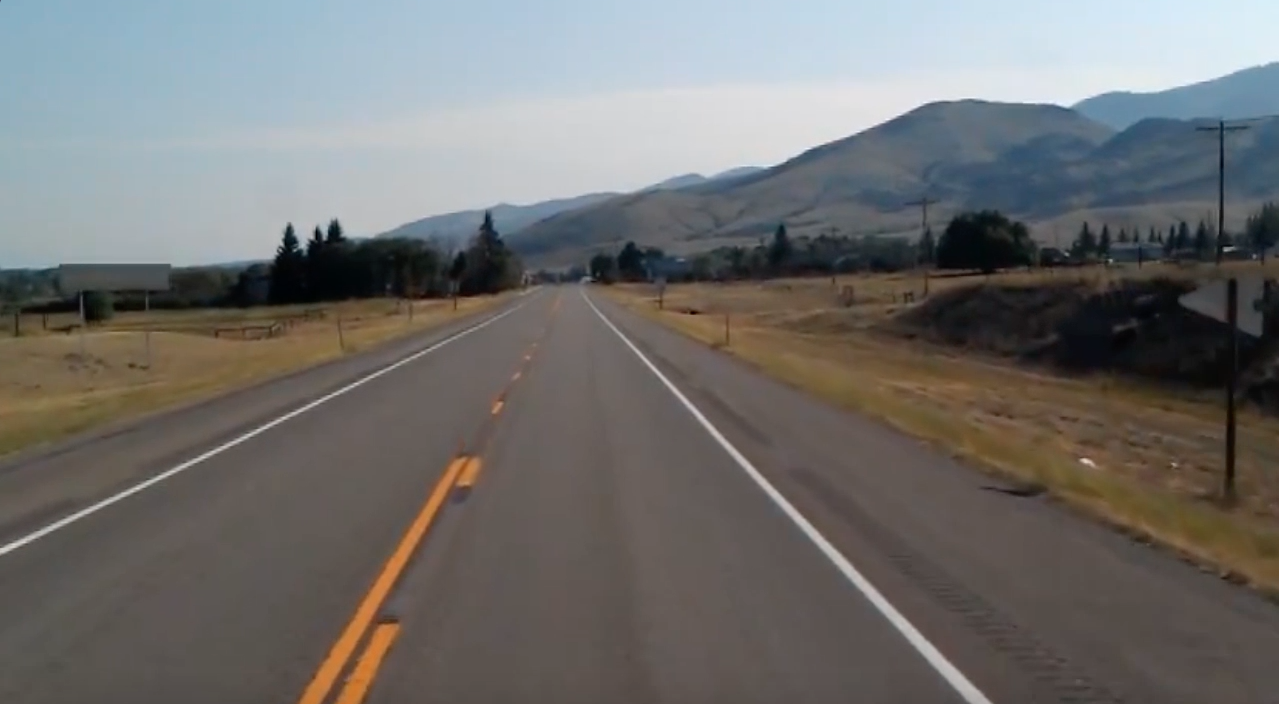
#> input picture images/road.jpg, 1279 x 704 px
$ jupyter execute 'lane detection.ipynb'
#> lines starting #> are read from the running program, lines starting #| are printed output that depends on the picture; after the words box and inside, x2 and y2 are one past the last pixel; in counts of white or black regions, pixels touching at a corner belong together
### Lane detection using hough transforms

[cell 1]
import cv2
import matplotlib.pyplot as plt
import numpy as np

[cell 2]
image = cv2.imread("images/road.jpg")
#> image is the input picture: shape (704, 1279, 3); mean B, G, R 109.7, 111.3, 112.3
plt.imshow(cv2.cvtColor(image, cv2.COLOR_BGR2RGB))

[cell 3]
gray = cv2.cvtColor(image, cv2.COLOR_BGR2GRAY)

[cell 4]
blur = cv2.GaussianBlur(gray, (5, 5), 0)
edges = cv2.Canny(blur, 50, 150)
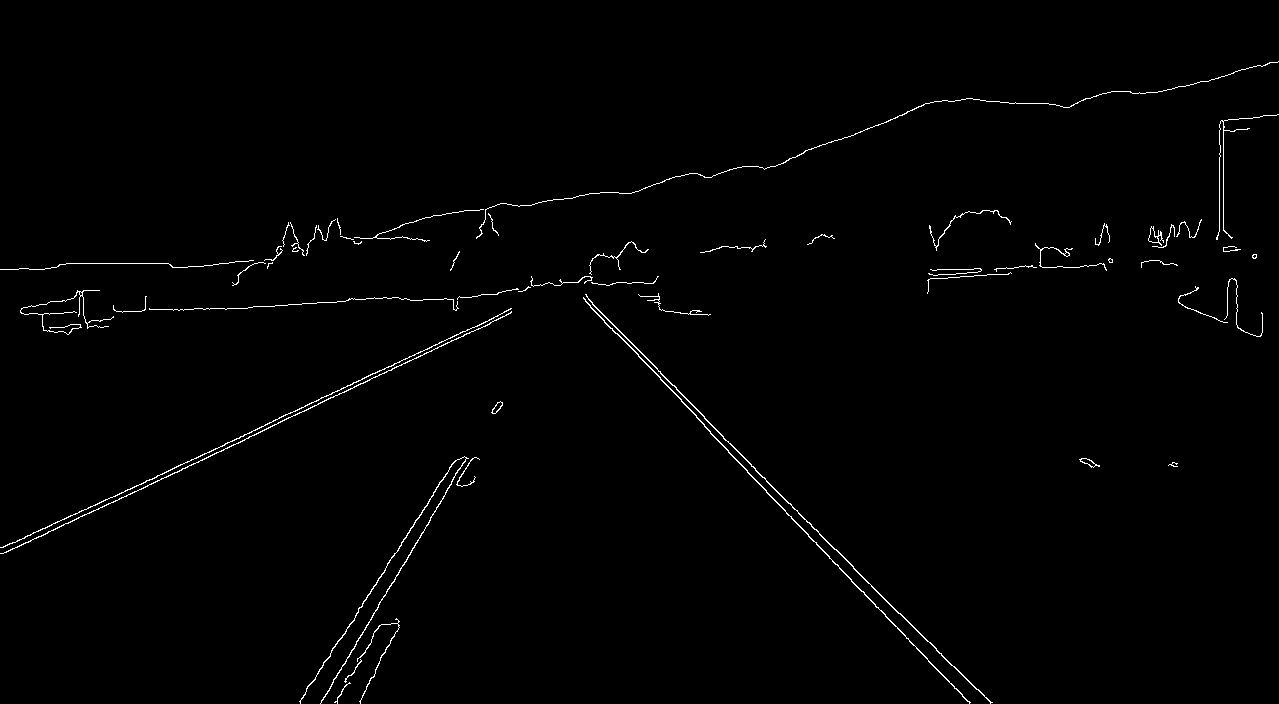
#> edges: shape (704, 1279); 0.98% white in thin lines or dots
plt.imshow(edges, cmap="gray")

[cell 5]
height = edges.shape[0]
#> height = 704
polygons = np.array([[(0,height), (1200, height), (600,300)]])
#> polygons = [[0, 704], [1200, 704], [600, 300]]
mask = np.zeros_like(edges)
cv2.fillPoly(mask, polygons,255)
#> mask: shape (704, 1279); 26.9% white; 1 white region, box (x1, y1, x2, y2) and area: (1, 300, 1200, 704) 242596
cropped= cv2.bitwise_and(edges, mask)
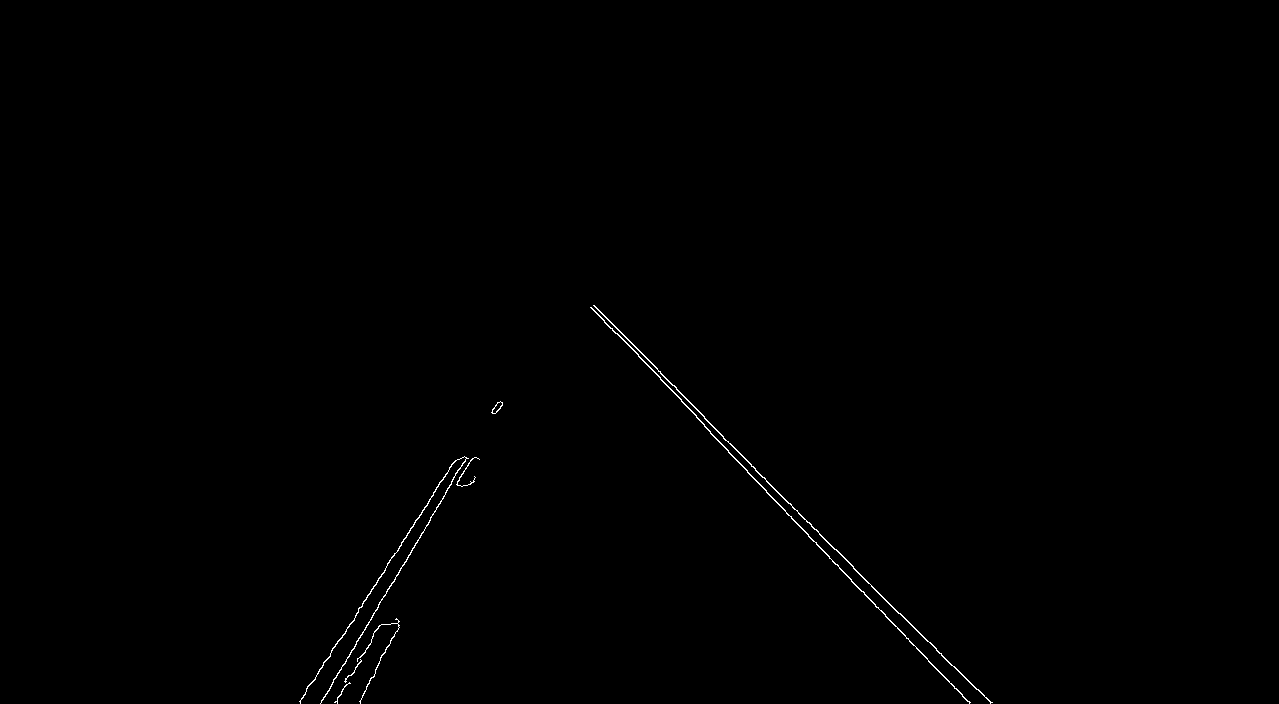
#> cropped: shape (704, 1279); 0.3% white in thin lines or dots, all inside (x1, y1, x2, y2) = (299, 305, 993, 704)

plt.imshow(cropped, cmap="gray")

[cell 6]
lines = cv2.HoughLines(cropped, rho=1, theta=np.pi/180, threshold =150)
#> lines = [[-202, 2.36], [-210, 2.37], [-204, 2.36], [636, 0.541], [-225, 2.39], [632, 0.576], [-217, 2.37], [-183, 2.34]]

[cell 7]
img = np.array(image)
if lines is not None:
    for line in lines:
        arr = np.array(line[0], dtype=np.float64)
        r, theta = arr
        a = np.cos(theta)
        b = np.sin(theta)
        x0 = a*r
        y0 = b*r
        x1 = int(x0 + 2000*(-b))
        y1 = int(y0 + 2000*(a))
        x2 = int(x0 - 2000*(-b))
        y2 = int(y0 - 2000*(a))

        cv2.line(img, (x1, y1), (x2, y2), (0, 0, 255), 2)
#> this loop made 8 passes
#> (r, theta, a, b, x0, y0, x1, y1) on passes 1 to 8: (-202, 2.36, -0.707, 0.707, 142.8, -142.8, -1271, -1557), (-210, 2.37, -0.719, 0.695, 151.1, -145.9, -1238, -1584), (-204, 2.36, -0.707, 0.707, 144.2, -144.2, -1269, -1558), (636, 0.541, 0.857, 0.515, 545.2, 327.6, -484, 2041), (-225, 2.39, -0.731, 0.682, 164.6, -153.4, -1199, -1616), (632, 0.576, 0.839, 0.545, 530, 344.2, -559, 2021), (-217, 2.37, -0.719, 0.695, 156.1, -150.7, -1233, -1589), (-183, 2.34, -0.695, 0.719, 127.1, -131.6, -1311, -1520)
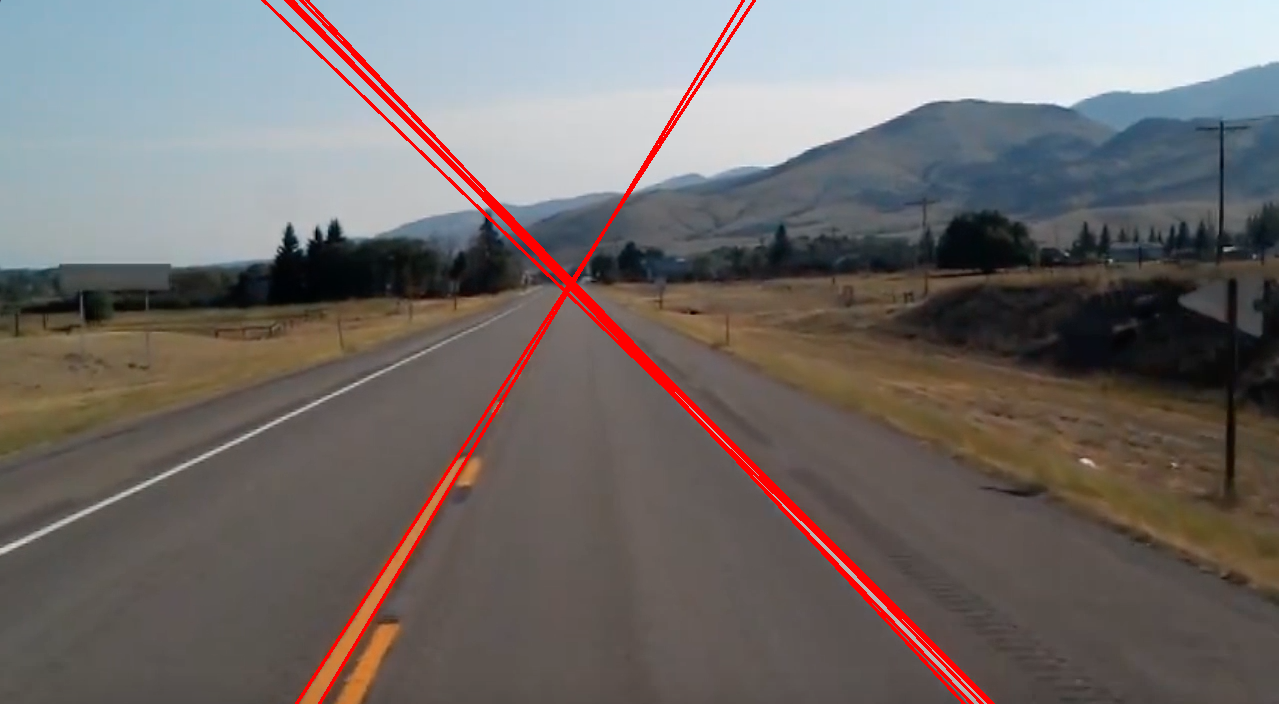
#> img: shape (704, 1279, 3); 2.04% of pixels changed, all inside (x1, y1, x2, y2) = (261, 0, 995, 704)

plt.imshow(cv2.cvtColor(img,cv2.COLOR_BGR2RGB))

[cell 8]
linesP = cv2.HoughLinesP(cropped, 1, np.pi / 180, 100, None, 40, 30)
#> linesP = [[723, 438, 898, 613], [710, 433, 970, 702], [320, 703, 467, 458], [594, 305, 676, 387], [766, 492, 969, 703], [658, 371, 853, 566], [306, 689, 455, 460], [591, 307, 704, 424], [300, 701, 433, 495], [704, 418, 951, 665], [930, 642, 990, 702]]

[cell 9]
img2 = np.array(image)
if linesP is not None:
    for i in range(0, len(linesP)):
        l = linesP[i][0]
        cv2.line(img2, (l[0], l[1]), (l[2], l[3]), (0,0,255), 3, cv2.LINE_AA)
#> this loop made 11 passes
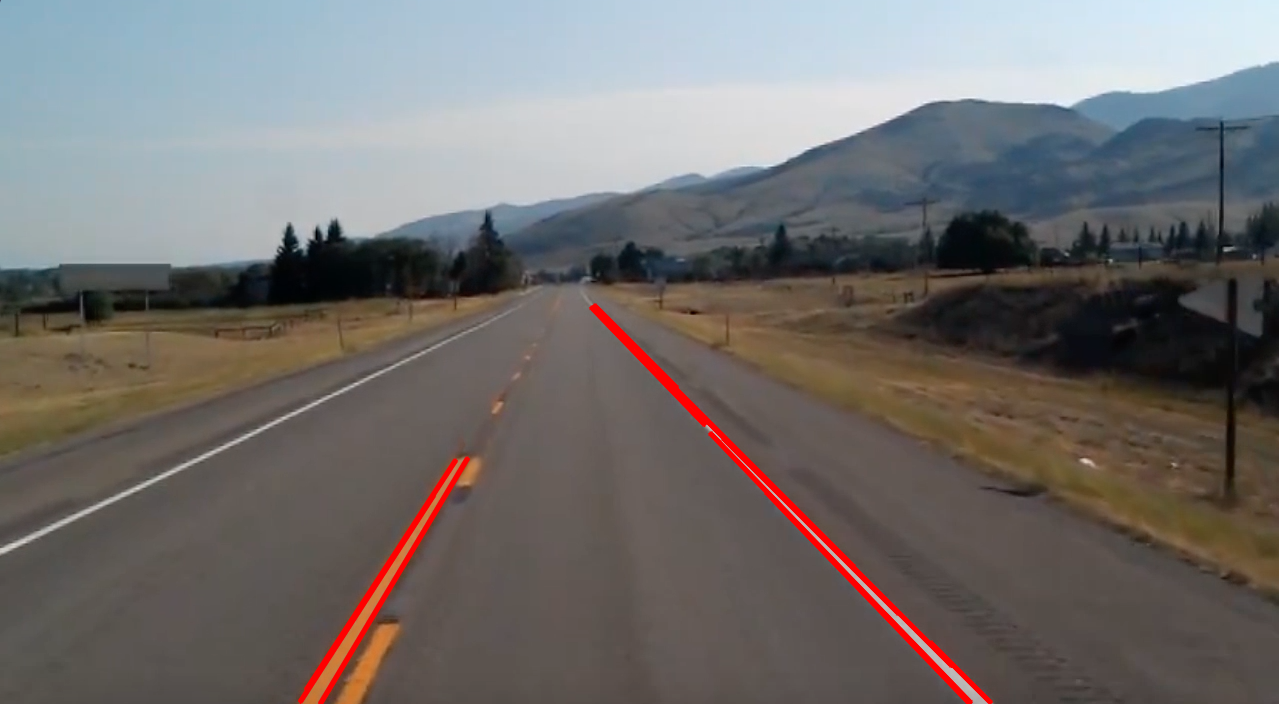
#> img2: shape (704, 1279, 3); 1.27% of pixels changed, all inside (x1, y1, x2, y2) = (297, 303, 994, 704)

plt.imshow(cv2.cvtColor(img2, cv2.COLOR_BGR2RGB))
